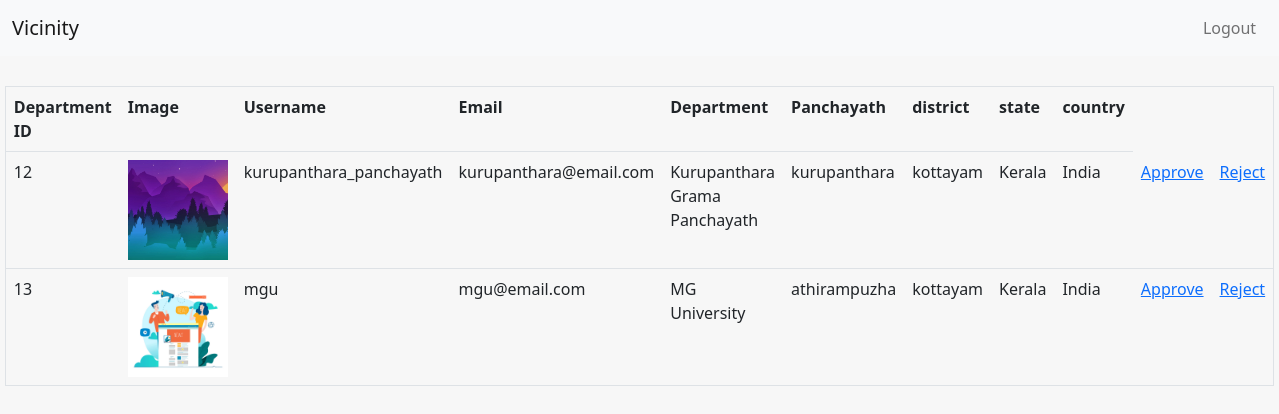
Page /list/ on the committed database.
### myapp/models.py (models this page shows)
class DeptReg(models.Model):
    did = models.IntegerField(primary_key=True)
    username = models.CharField("Username : ", max_length=30, unique=True)
    password = models.CharField("Password : ", max_length=15)
    email = models.EmailField("Email :")
    department = models.CharField("Department : ", max_length=30)
    panchayath = models.CharField("Enter your panchayath : ", max_length=30)
    district = models.CharField("Enter your district : ", max_length=30)
    state = models.CharField("Enter your state : ", max_length=30)
    country = models.CharField("Enter your country ", max_length=30)
    photo = models.ImageField(upload_to='images/')
    status = models.CharField(max_length=20, default='new department')

### myapp/views.py (the view)
# urls.py: path('list/', DepartmentListView.as_view(), name='list'),
class DepartmentListView(ListView):
    model = DeptReg
    def get_context_data(self, **kwargs):
        context = super().get_context_data(**kwargs)
        context['object_list'] = DeptReg.objects.filter(status='new department')
        return context

### myapp/templates/myapp/Deptreg_list.html (shortened to what this page needs)
{% extends 'adminbase.html' %}
{% block content %}
<center>
    <table border="1" class="table" style="width:80%; margin-top: 30px;">
    <th>Department ID</th>
    <th>Image</th>
    <th>Username</th>
    <th>Email</th>
    <th>Department</th>
    <th>Panchayath</th>
    <th>district</th>
    <th>state</th>
    <th>country</th>
    {% for i in object_list %}
  <tr>
      <td>{{i.did}}</td>
      <td><img src="{{i.photo.url}}" alt="" style="width:100px;height:100px; object-fit: cover;"></td>
      <td>{{i.username}}</td>
      <td>{{i.email}}</td>
      <td>{{i.department}}</td>
      <td>{{i.panchayath}}</td>
      <td>{{i.district}}</td>
      <td>{{i.state}}</td>
      <td>{{i.country}}</td>
      <td><a href="/approval/{{i.did}}">Approve</a></td>
      <td><a href="/rejection/{{i.did}}">Reject</a></td>
  </tr>
    {% endfor %}
</table>
</center>
{% endblock content %}

### Vicinity/templates/adminbase.html (shortened to what this page needs)
<!DOCTYPE html>
{% load static %}
<html lang="en">
  <head>
    <link href="https://cdn.jsdelivr.net/npm/bootstrap@5.1.3/dist/css/bootstrap.min.css" rel="stylesheet">
    <link rel="stylesheet" type="text/css" href="{% static 'css/style.css' %}" >
  </head>
<body>
<nav class="navbar navbar-expand-lg navbar-light bg-light">
  <div class="container-fluid">
    <a class="navbar-brand" href="{% url 'adminhome' %}">Vicinity</a>
    <div class="collapse navbar-collapse" id="navbarNavAltMarkup" style="margin-left: 1100px;">
      <div class="navbar-nav">
        <a class="nav-link" href="{% url 'logout' %}">Logout</a>
      </div>
    </div>
  </div>
</nav>
<section>
{% block content %}
{% endblock content %}
</section>
</body>
</html>

### Vicinity/static/css/style.css (style rules this page uses)
body { background-color: #f7f7f7; }

### rows in the picture
DeptReg: did "12", photo (picture), username "kurupanthara_panchayath", email "kurupanthara@email.com", department "Kurupanthara Grama Panchayath", panchayath "kurupanthara", district "kottayam", state "Kerala", country "India"
DeptReg: did "13", photo (picture), username "mgu", email "mgu@email.com", department "MG University", panchayath "athirampuzha", district "kottayam", state "Kerala", country "India"
